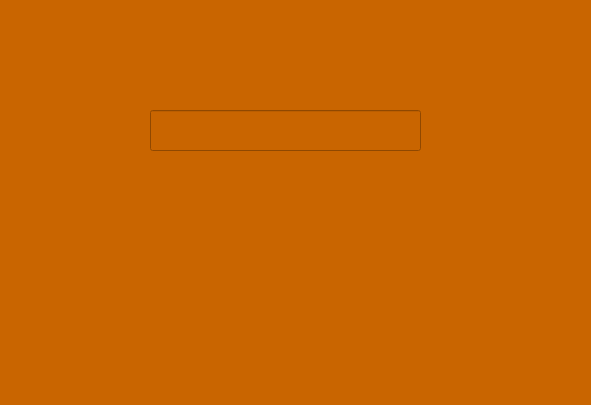
<?xml version="1.0" encoding="UTF-8"?>
<ui version="4.0">
 <class>CountwDialog</class>
 <widget class="QDialog" name="CountwDialog">
  <property name="geometry">
   <rect>
    <x>0</x>
    <y>0</y>
    <width>591</width>
    <height>405</height>
   </rect>
  </property>
  <property name="windowTitle">
   <string>Dialog</string>
  </property>
  <property name="styleSheet">
   <string notr="true">background:rgb(201,101,0);</string>
  </property>
  <widget class="QLineEdit" name="lineEdit_countwords">
   <property name="enabled">
    <bool>false</bool>
   </property>
   <property name="geometry">
    <rect>
     <x>150</x>
     <y>110</y>
     <width>271</width>
     <height>41</height>
    </rect>
   </property>
  </widget>
 </widget>
 <resources/>
 <connections/>
</ui>
